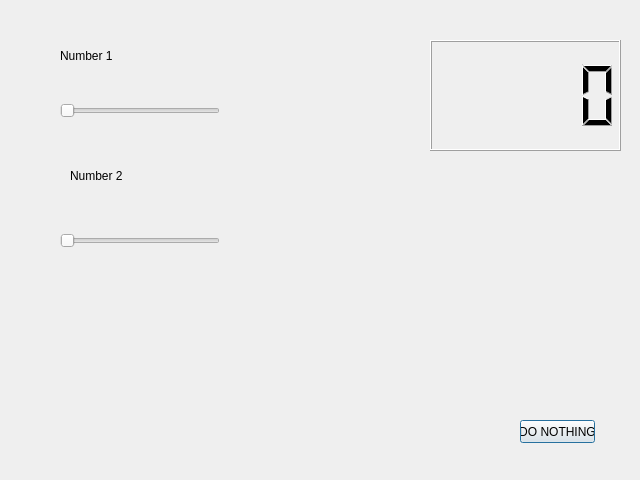
<?xml version="1.0" encoding="UTF-8"?>
<ui version="4.0">
 <class>Dialog</class>
 <widget class="QDialog" name="Dialog">
  <property name="geometry">
   <rect>
    <x>0</x>
    <y>0</y>
    <width>640</width>
    <height>480</height>
   </rect>
  </property>
  <property name="windowTitle">
   <string>Dialog</string>
  </property>
  <widget class="QPushButton" name="pushButton">
   <property name="geometry">
    <rect>
     <x>520</x>
     <y>420</y>
     <width>75</width>
     <height>23</height>
    </rect>
   </property>
   <property name="text">
    <string>DO NOTHING</string>
   </property>
  </widget>
  <widget class="QSlider" name="horizontalSlider">
   <property name="geometry">
    <rect>
     <x>60</x>
     <y>100</y>
     <width>160</width>
     <height>22</height>
    </rect>
   </property>
   <property name="orientation">
    <enum>Qt::Horizontal</enum>
   </property>
  </widget>
  <widget class="QSlider" name="horizontalSlider_2">
   <property name="geometry">
    <rect>
     <x>60</x>
     <y>230</y>
     <width>160</width>
     <height>22</height>
    </rect>
   </property>
   <property name="orientation">
    <enum>Qt::Horizontal</enum>
   </property>
  </widget>
  <widget class="QLCDNumber" name="lcdNumber">
   <property name="geometry">
    <rect>
     <x>430</x>
     <y>40</y>
     <width>191</width>
     <height>111</height>
    </rect>
   </property>
  </widget>
  <widget class="QLabel" name="label">
   <property name="geometry">
    <rect>
     <x>60</x>
     <y>30</y>
     <width>101</width>
     <height>51</height>
    </rect>
   </property>
   <property name="text">
    <string>Number 1</string>
   </property>
   <property name="scaledContents">
    <bool>false</bool>
   </property>
  </widget>
  <widget class="QLabel" name="label_2">
   <property name="geometry">
    <rect>
     <x>70</x>
     <y>140</y>
     <width>271</width>
     <height>71</height>
    </rect>
   </property>
   <property name="text">
    <string>Number 2</string>
   </property>
  </widget>
 </widget>
 <resources/>
 <connections/>
</ui>
